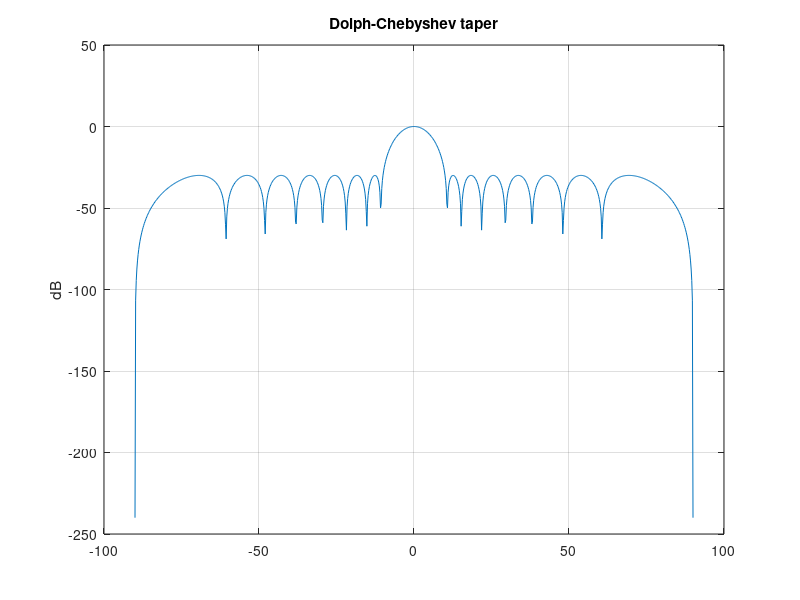

Source code (MATLAB):
% Дольф-Чебышёв
% Равноуровневые боковые лепестки

N = 16;
sll = -30;
% Chebyshev window via coefficients of T_{N-1}
w = chebwin(N, -sll);
theta = -90:0.2:90;
AF = zeros(1, numel(theta));
for k = 1:N
    AF = AF + w(k)*exp(1i*pi*(k-1)*sind(theta));
end
figure;
plot(theta, 20*log10(abs(AF)/sum(w) + 1e-12));
title('Dolph-Chebyshev taper'); ylabel('dB'); grid on;

%{
@play
{
 "title": "Дольф-Чебышёв",
 "groups": [
  {
   "name": "Синтез",
   "controls": [
    {
     "var": "N",
     "label": "N",
     "min": 8,
     "max": 32,
     "step": 2,
     "default": 16
    },
    {
     "var": "sll",
     "label": "SLL дБ",
     "min": -40,
     "max": -15,
     "step": 5,
     "default": -30
    }
   ]
  }
 ]
}
%}
